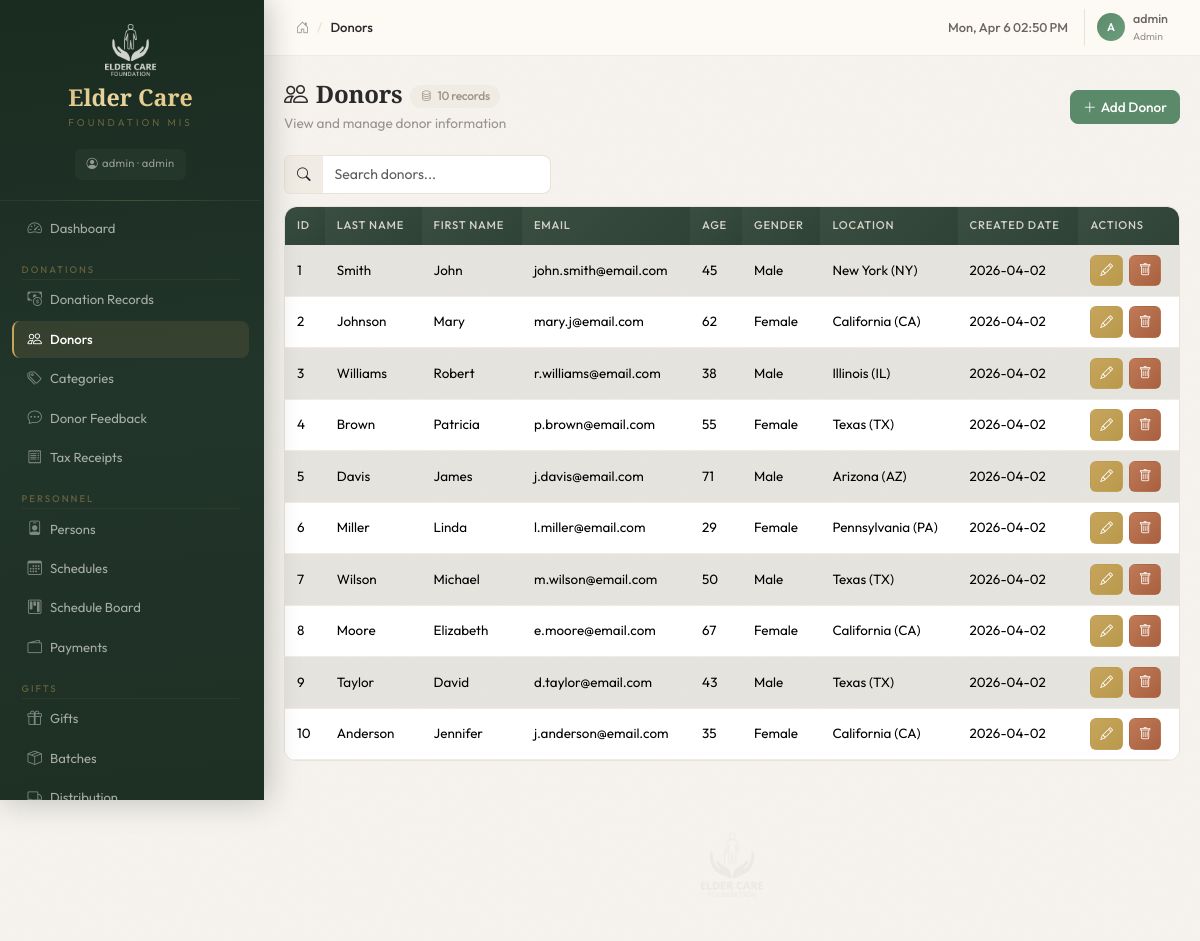
Before: /donors (signed in) with the older database file.
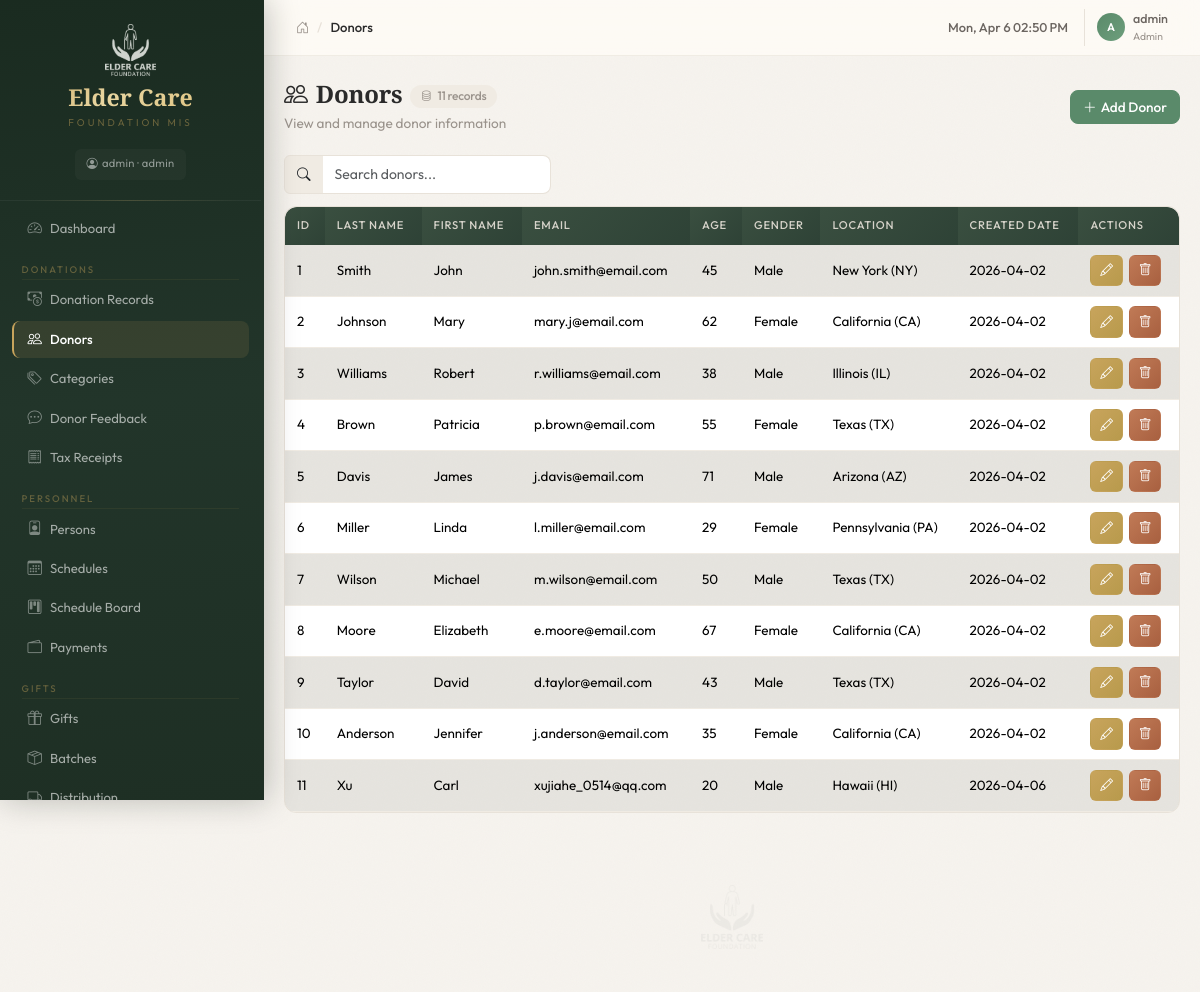
After: the same page with the newer database file.
### tables this page shows
CREATE TABLE "User" (
	"user_id"	INTEGER,
	"user_name"	TEXT,
	"password"	TEXT,
	"email"	TEXT,
	"is_active"	INTEGER,
	"created_date"	NUMERIC,
	"updated_date"	NUMERIC, role TEXT DEFAULT "viewer",
	PRIMARY KEY("user_id")
);

CREATE TABLE "donors" (
	"donor_id"	INTEGER,
	"first_name"	TEXT,
	"last_name"	TEXT,
	"email"	TEXT,
	"age"	INTEGER,
	"gender"	TEXT,
	"location"	TEXT,
	"created_date"	NUMERIC,
	PRIMARY KEY("donor_id")
);

### blueprints/donations.py (the view)
@donations_bp.route('/donors')
@login_required
@role_required('finance')
def donors_list():
    from blueprints.dashboard import US_STATES
    rows = query_db('SELECT * FROM donors ORDER BY donor_id ASC')
    sorted_states = sorted(US_STATES.items(), key=lambda x: x[1])
    return render_template('donations/donors.html', donors=rows,
                           us_states=sorted_states, us_states_map=US_STATES)

### blueprints/auth.py (called while the page is built)
def role_required(*roles):
    def decorator(f):
        @wraps(f)
        def wrapped(*args, **kwargs):
            if not current_user.has_role(*roles):
                flash('Insufficient permissions to access this page', 'warning')
                return redirect(url_for('dashboard.index'))
            return f(*args, **kwargs)
        return wrapped
    return decorator

    @property
    def is_admin(self):
        return self.role == 'admin'

    def has_role(self, *roles):
        return self.role in roles or self.role == 'admin'

### db.py (called while the page is built)
def get_db():
    if 'db' not in g:
        g.db = sqlite3.connect(current_app.config['DATABASE'])
        g.db.row_factory = sqlite3.Row
        g.db.execute('PRAGMA foreign_keys = ON')
    return g.db

def query_db(sql, args=(), one=False):
    cur = get_db().execute(sql, args)
    rv = cur.fetchall()
    cur.close()
    return (rv[0] if rv else None) if one else rv

### templates/donations/donors.html (shortened to what this page needs)
{% extends "base.html" %}
{% block breadcrumb %}Donors{% endblock %}
{% block content %}
<div class="page-header">
  <div>
    <h4 class="mb-1"><i class="bi bi-people me-2"></i>Donors<span class="record-count"><i class="bi bi-database"></i>{{ donors|length }} records</span></h4>
    <p class="page-subtitle">View and manage donor information</p>
  </div>
  <button class="btn btn-primary" onclick="openAddModal()"><i class="bi bi-plus-lg me-1"></i>Add Donor</button>
</div>
<div class="table-info-bar">
  <div class="table-search">
    <div class="input-group" style="max-width:320px;">
      <span class="input-group-text"><i class="bi bi-search"></i></span>
      <input type="text" class="form-control" placeholder="Search donors..." id="tableSearch">
    </div>
  </div>
</div>
{% if donors %}
<div class="table-responsive">
  <table class="table table-striped table-hover">
    <thead class="table-header">
      <tr>
        <th>ID</th><th>Last Name</th><th>First Name</th><th>Email</th>
        <th>Age</th><th>Gender</th><th>Location</th><th>Created Date</th><th>Actions</th>
      </tr>
    </thead>
    <tbody>
      {% for d in donors %}
      <tr>
        <td>{{ d.donor_id }}</td>
        <td>{{ d.last_name }}</td>
        <td>{{ d.first_name }}</td>
        <td>{{ d.email }}</td>
        <td>{{ d.age }}</td>
        <td>{{ d.gender }}</td>
        <td>{% for code, name in us_states %}{% if code == d.location %}{{ name }} ({{ code }}){% endif %}{% endfor %}{% if not d.location %}{% endif %}</td>
        <td>{{ d.created_date }}</td>
        <td>
          <button class="btn btn-sm btn-warning" aria-label="Edit" data-bs-toggle="tooltip" title="Edit" onclick="openEditModal({{ d.donor_id }}, '{{ d.first_name }}', '{{ d.last_name }}', '{{ d.email }}', {{ d.age }}, '{{ d.gender }}', '{{ d.location }}')"><i class="bi bi-pencil"></i></button>
          <button class="btn btn-sm btn-danger" aria-label="Delete" data-bs-toggle="tooltip" title="Delete" onclick="confirmDelete('{{ url_for('donations.donors_delete', id=d.donor_id) }}', '{{ d.first_name }} {{ d.last_name }}')"><i class="bi bi-trash"></i></button>
        </td>
      </tr>
      {% endfor %}
    </tbody>
  </table>
</div>
{% else %}
<div class="empty-state">
  <i class="bi bi-inbox"></i>
  <h6>No donor records found</h6>
  <p>Click "Add Donor" to create your first entry.</p>
</div>
{% endif %}
{% endblock %}

### templates/base.html (shortened to what this page needs)
<!DOCTYPE html>
<html lang="en">
<head>
  <link href="https://cdn.jsdelivr.net/npm/bootstrap@5.3.3/dist/css/bootstrap.min.css" rel="stylesheet">
  <link href="https://cdn.jsdelivr.net/npm/bootstrap-icons@1.11.3/font/bootstrap-icons.min.css" rel="stylesheet">
  <link href="{{ url_for('static', filename='css/style.css') }}" rel="stylesheet">
</head>
<body>
{% if current_user.is_authenticated %}
<div class="d-flex" id="wrapper">
  <div id="sidebar">
    <div class="sidebar-brand">
      <div class="text-center">
        <img src="{{ url_for('static', filename='img/logo.png') }}" alt="Logo" class="sidebar-logo mb-2">
        <div class="sidebar-title">Elder Care</div>
        <div class="sidebar-subtitle">Foundation MIS</div>
      </div>
      <div class="text-center mt-2">
        <span class="sidebar-user"><i class="bi bi-person-circle me-1"></i>{{ current_user.user_name }} &middot; {{ current_user.role }}</span>
      </div>
    </div>
    <nav class="nav flex-column px-2 py-2" aria-label="Main navigation">
      <a class="nav-link" href="{{ url_for('dashboard.index') }}"><i class="bi bi-speedometer2 me-2"></i>Dashboard</a>
      {% if current_user.has_role('finance') %}
      <div class="section-label">Donations</div>
      <a class="nav-link" href="{{ url_for('donations.donations_list') }}"><i class="bi bi-cash-coin me-2"></i>Donation Records</a>
      <a class="nav-link" href="{{ url_for('donations.donors_list') }}"><i class="bi bi-people me-2"></i>Donors</a>
      <a class="nav-link" href="{{ url_for('donations.categories_list') }}"><i class="bi bi-tags me-2"></i>Categories</a>
      <a class="nav-link" href="{{ url_for('donations.feedback_list') }}"><i class="bi bi-chat-dots me-2"></i>Donor Feedback</a>
      <a class="nav-link" href="{{ url_for('donations.receipts_list') }}"><i class="bi bi-receipt me-2"></i>Tax Receipts</a>
      {% endif %}
      {% if current_user.has_role('event_coordinator') %}
      <div class="section-label">Personnel</div>
      <a class="nav-link" href="{{ url_for('personnel.persons_list') }}"><i class="bi bi-person-badge me-2"></i>Persons</a>
      <a class="nav-link" href="{{ url_for('personnel.schedules_list') }}"><i class="bi bi-calendar3 me-2"></i>Schedules</a>
      <a class="nav-link" href="{{ url_for('personnel.schedule_board') }}"><i class="bi bi-kanban me-2"></i>Schedule Board</a>
      <a class="nav-link" href="{{ url_for('personnel.payments_list') }}"><i class="bi bi-wallet2 me-2"></i>Payments</a>
      <div class="section-label">Gifts</div>
      <a class="nav-link" href="{{ url_for('gifts.gifts_list') }}"><i class="bi bi-gift me-2"></i>Gifts</a>
      <a class="nav-link" href="{{ url_for('gifts.batches_list') }}"><i class="bi bi-box-seam me-2"></i>Batches</a>
      <a class="nav-link" href="{{ url_for('gifts.distribution_list') }}"><i class="bi bi-truck me-2"></i>Distribution</a>
      {% endif %}
    </nav>
  </div>
  <div class="flex-grow-1 d-flex flex-column" style="min-width:0;">
    <div class="topbar">
      <nav aria-label="breadcrumb">
        <ol class="breadcrumb">
          <li class="breadcrumb-item"><a href="{{ url_for('dashboard.index') }}"><i class="bi bi-house-door"></i></a></li>
          <li class="breadcrumb-item active">{% block breadcrumb %}Dashboard{% endblock %}</li>
        </ol>
      </nav>
      <div class="topbar-right">
        <span class="topbar-time" id="topbarTime"></span>
        <div class="topbar-user">
          <div class="topbar-user-avatar">{{ current_user.user_name[0]|upper }}</div>
          <div>
            <div class="topbar-user-name">{{ current_user.user_name }}</div>
            <div class="topbar-user-role">{{ current_user.role }}</div>
          </div>
        </div>
      </div>
    </div>
    <div class="content-area flex-grow-1" id="main-content" role="main">
      {% block content %}{% endblock %}
      <div class="watermark-footer">
        <img src="{{ url_for('static', filename='img/logo.png') }}" alt="Elder Care Foundation">
      </div>
    </div>
  </div>
</div>
{% endif %}
</body>
</html>

Changed rows visible on the page:
added donors: donor_id "11", last_name "Xu", first_name "Carl", email "xujiahe_0514@qq.com", age "20", gender "Male", us_states "Hawaii", us_states "HI", created_date "2026-04-06"
Other visible differences:
{{ donors|length }}: "10" → "11"
